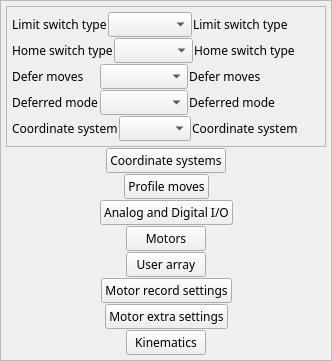
    <widget class="QFrame" name="frame_3">
     <property name="sizePolicy">
      <sizepolicy hsizetype="Expanding" vsizetype="Expanding">
       <horstretch>0</horstretch>
       <verstretch>0</verstretch>
      </sizepolicy>
     </property>
     <property name="maximumSize">
      <size>
       <width>16777215</width>
       <height>16777215</height>
      </size>
     </property>
     <property name="frameShape">
      <enum>QFrame::StyledPanel</enum>
     </property>
     <layout class="QVBoxLayout" name="verticalLayout_3">
      <property name="spacing">
       <number>1</number>
      </property>
      <property name="margin">
       <number>5</number>
      </property>
      <item>
       <widget class="QFrame" name="frame_2">
        <property name="sizePolicy">
         <sizepolicy hsizetype="Preferred" vsizetype="Preferred">
          <horstretch>0</horstretch>
          <verstretch>0</verstretch>
         </sizepolicy>
        </property>
        <property name="minimumSize">
         <size>
          <width>0</width>
          <height>0</height>
         </size>
        </property>
        <property name="maximumSize">
         <size>
          <width>16777215</width>
          <height>16777215</height>
         </size>
        </property>
        <property name="frameShape">
         <enum>QFrame::StyledPanel</enum>
        </property>
        <layout class="QVBoxLayout" name="verticalLayout">
         <property name="spacing">
          <number>1</number>
         </property>
         <property name="margin">
          <number>5</number>
         </property>
         <item>
          <layout class="QHBoxLayout" name="horizontalLayout_2" stretch="2,2,3">
           <property name="spacing">
            <number>1</number>
           </property>
           <item>
            <widget class="QLabel" name="label_10">
             <property name="sizePolicy">
              <sizepolicy hsizetype="Preferred" vsizetype="Minimum">
               <horstretch>0</horstretch>
               <verstretch>0</verstretch>
              </sizepolicy>
             </property>
             <property name="minimumSize">
              <size>
               <width>0</width>
               <height>1</height>
              </size>
             </property>
             <property name="sizeIncrement">
              <size>
               <width>1</width>
               <height>1</height>
              </size>
             </property>
             <property name="font">
              <font>
               <family>Abyssinica SIL</family>
               <pointsize>9</pointsize>
              </font>
             </property>
             <property name="text">
              <string>Limit switch type</string>
             </property>
            </widget>
           </item>
           <item>
            <widget class="QEComboBox" name="qecombobox">
             <property name="sizePolicy">
              <sizepolicy hsizetype="Preferred" vsizetype="Minimum">
               <horstretch>0</horstretch>
               <verstretch>0</verstretch>
              </sizepolicy>
             </property>
             <property name="minimumSize">
              <size>
               <width>0</width>
               <height>1</height>
              </size>
             </property>
             <property name="font">
              <font>
               <family>Abyssinica SIL</family>
               <pointsize>9</pointsize>
              </font>
             </property>
             <property name="variable" stdset="0">
              <string>$(DMC)LIMITTYPE_CMD</string>
             </property>
            </widget>
           </item>
           <item>
            <layout class="QVBoxLayout" name="verticalLayout_6" stretch="1">
             <property name="spacing">
              <number>1</number>
             </property>
             <item>
              <widget class="QELabel" name="qelabel_6">
               <property name="sizePolicy">
                <sizepolicy hsizetype="Minimum" vsizetype="Minimum">
                 <horstretch>0</horstretch>
                 <verstretch>0</verstretch>
                </sizepolicy>
               </property>
               <property name="minimumSize">
                <size>
                 <width>0</width>
                 <height>1</height>
                </size>
               </property>
               <property name="font">
                <font>
                 <family>Abyssinica SIL</family>
                 <pointsize>9</pointsize>
                </font>
               </property>
               <property name="variable" stdset="0">
                <string>$(DMC)LIMITTYPE_STATUS</string>
               </property>
               <property name="text">
                <string>Limit switch type         </string>
               </property>
              </widget>
             </item>
            </layout>
           </item>
          </layout>
         </item>
         <item>
          <layout class="QHBoxLayout" name="horizontalLayout" stretch="2,2,3">
           <property name="spacing">
            <number>1</number>
           </property>
           <item>
            <widget class="QLabel" name="label_11">
             <property name="sizePolicy">
              <sizepolicy hsizetype="Preferred" vsizetype="Minimum">
               <horstretch>0</horstretch>
               <verstretch>0</verstretch>
              </sizepolicy>
             </property>
             <property name="minimumSize">
              <size>
               <width>0</width>
               <height>1</height>
              </size>
             </property>
             <property name="sizeIncrement">
              <size>
               <width>1</width>
               <height>1</height>
              </size>
             </property>
             <property name="font">
              <font>
               <family>Abyssinica SIL</family>
               <pointsize>9</pointsize>
              </font>
             </property>
             <property name="text">
              <string>Home switch type</string>
             </property>
            </widget>
           </item>
           <item>
            <widget class="QEComboBox" name="qecombobox_2">
             <property name="sizePolicy">
              <sizepolicy hsizetype="Preferred" vsizetype="Minimum">
               <horstretch>0</horstretch>
               <verstretch>0</verstretch>
              </sizepolicy>
             </property>
             <property name="minimumSize">
              <size>
               <width>0</width>
               <height>1</height>
              </size>
             </property>
             <property name="font">
              <font>
               <family>Abyssinica SIL</family>
               <pointsize>9</pointsize>
              </font>
             </property>
             <property name="variable" stdset="0">
              <string>$(DMC)HOMETYPE_CMD</string>
             </property>
            </widget>
           </item>
           <item>
            <layout class="QVBoxLayout" name="verticalLayout_7" stretch="1">
             <property name="spacing">
              <number>1</number>
             </property>
             <item>
              <widget class="QELabel" name="qelabel_7">
               <property name="sizePolicy">
                <sizepolicy hsizetype="Minimum" vsizetype="Minimum">
                 <horstretch>0</horstretch>
                 <verstretch>0</verstretch>
                </sizepolicy>
               </property>
               <property name="minimumSize">
                <size>
                 <width>0</width>
                 <height>1</height>
                </size>
               </property>
               <property name="font">
                <font>
                 <family>Abyssinica SIL</family>
                 <pointsize>9</pointsize>
                </font>
               </property>
               <property name="variable" stdset="0">
                <string>$(DMC)HOMETYPE_STATUS</string>
               </property>
               <property name="text">
                <string>Home switch type        </string>
               </property>
              </widget>
             </item>
            </layout>
           </item>
          </layout>
         </item>
         <item>
          <layout class="QHBoxLayout" name="horizontalLayout_3" stretch="2,2,3">
           <property name="spacing">
            <number>1</number>
           </property>
           <item>
            <widget class="QLabel" name="label_12">
             <property name="sizePolicy">
              <sizepolicy hsizetype="Preferred" vsizetype="Preferred">
               <horstretch>0</horstretch>
               <verstretch>0</verstretch>
              </sizepolicy>
             </property>
             <property name="sizeIncrement">
              <size>
               <width>1</width>
               <height>1</height>
              </size>
             </property>
             <property name="font">
              <font>
               <family>Abyssinica SIL</family>
               <pointsize>9</pointsize>
              </font>
             </property>
             <property name="text">
              <string>Defer moves</string>
             </property>
            </widget>
           </item>
           <item>
            <widget class="QEComboBox" name="qecombobox_3">
             <property name="sizePolicy">
              <sizepolicy hsizetype="Preferred" vsizetype="Preferred">
               <horstretch>0</horstretch>
               <verstretch>0</verstretch>
              </sizepolicy>
             </property>
             <property name="minimumSize">
              <size>
               <width>0</width>
               <height>1</height>
              </size>
             </property>
             <property name="font">
              <font>
               <family>Abyssinica SIL</family>
               <pointsize>9</pointsize>
              </font>
             </property>
             <property name="variable" stdset="0">
              <string>$(DMC)DEFER_CMD</string>
             </property>
            </widget>
           </item>
           <item>
            <layout class="QVBoxLayout" name="verticalLayout_8" stretch="1">
             <property name="spacing">
              <number>1</number>
             </property>
             <item>
              <widget class="QELabel" name="qelabel_8">
               <property name="sizePolicy">
                <sizepolicy hsizetype="Minimum" vsizetype="Preferred">
                 <horstretch>0</horstretch>
                 <verstretch>0</verstretch>
                </sizepolicy>
               </property>
               <property name="font">
                <font>
                 <family>Abyssinica SIL</family>
                 <pointsize>9</pointsize>
                </font>
               </property>
               <property name="variable" stdset="0">
                <string>$(DMC)DEFER_STATUS</string>
               </property>
               <property name="text">
                <string>Defer moves                  </string>
               </property>
              </widget>
             </item>
            </layout>
           </item>
          </layout>
         </item>
         <item>
          <layout class="QHBoxLayout" name="horizontalLayout_18" stretch="2,2,3">
           <property name="spacing">
            <number>1</number>
           </property>
           <item>
            <widget class="QLabel" name="label_14">
             <property name="sizePolicy">
              <sizepolicy hsizetype="Preferred" vsizetype="Preferred">
               <horstretch>0</horstretch>
               <verstretch>0</verstretch>
              </sizepolicy>
             </property>
             <property name="sizeIncrement">
              <size>
               <width>1</width>
               <height>1</height>
              </size>
             </property>
             <property name="font">
              <font>
               <family>Abyssinica SIL</family>
               <pointsize>9</pointsize>
              </font>
             </property>
             <property name="text">
              <string>Deferred mode</string>
             </property>
            </widget>
           </item>
           <item>
            <widget class="QEComboBox" name="qecombobox_5">
             <property name="sizePolicy">
              <sizepolicy hsizetype="Preferred" vsizetype="Preferred">
               <horstretch>0</horstretch>
               <verstretch>0</verstretch>
              </sizepolicy>
             </property>
             <property name="minimumSize">
              <size>
               <width>0</width>
               <height>1</height>
              </size>
             </property>
             <property name="font">
              <font>
               <family>Abyssinica SIL</family>
               <pointsize>9</pointsize>
              </font>
             </property>
             <property name="variable" stdset="0">
              <string>$(DMC)DEFER_MODE_CMD</string>
             </property>
            </widget>
           </item>
           <item>
            <layout class="QVBoxLayout" name="verticalLayout_11" stretch="1">
             <property name="spacing">
              <number>1</number>
             </property>
             <item>
              <widget class="QELabel" name="qelabel_13">
               <property name="sizePolicy">
                <sizepolicy hsizetype="Minimum" vsizetype="Preferred">
                 <horstretch>0</horstretch>
                 <verstretch>0</verstretch>
                </sizepolicy>
               </property>
               <property name="font">
                <font>
                 <family>Abyssinica SIL</family>
                 <pointsize>9</pointsize>
                </font>
               </property>
               <property name="variable" stdset="0">
                <string>$(DMC)DEFER_MODE_STATUS</string>
               </property>
               <property name="text">
                <string>Deferred mode</string>
               </property>
              </widget>
             </item>
            </layout>
           </item>
          </layout>
         </item>
         <item>
          <layout class="QHBoxLayout" name="horizontalLayout_4" stretch="2,2,3">
           <property name="spacing">
            <number>1</number>
           </property>
           <item>
            <widget class="QLabel" name="label_13">
             <property name="sizePolicy">
              <sizepolicy hsizetype="Preferred" vsizetype="Preferred">
               <horstretch>0</horstretch>
               <verstretch>0</verstretch>
              </sizepolicy>
             </property>
             <property name="sizeIncrement">
              <size>
               <width>1</width>
               <height>1</height>
              </size>
             </property>
             <property name="font">
              <font>
               <family>Abyssinica SIL</family>
               <pointsize>9</pointsize>
              </font>
             </property>
             <property name="text">
              <string>Coordinate system</string>
             </property>
            </widget>
           </item>
           <item>
            <widget class="QEComboBox" name="qecombobox_4">
             <property name="sizePolicy">
              <sizepolicy hsizetype="Preferred" vsizetype="Preferred">
               <horstretch>0</horstretch>
               <verstretch>0</verstretch>
              </sizepolicy>
             </property>
             <property name="minimumSize">
              <size>
               <width>0</width>
               <height>1</height>
              </size>
             </property>
             <property name="font">
              <font>
               <family>Abyssinica SIL</family>
               <pointsize>9</pointsize>
              </font>
             </property>
             <property name="variable" stdset="0">
              <string>$(DMC)COORDSYS_CMD</string>
             </property>
            </widget>
           </item>
           <item>
            <layout class="QVBoxLayout" name="verticalLayout_10" stretch="1">
             <property name="spacing">
              <number>1</number>
             </property>
             <item>
              <widget class="QELabel" name="qelabel_12">
               <property name="sizePolicy">
                <sizepolicy hsizetype="Minimum" vsizetype="Preferred">
                 <horstretch>0</horstretch>
                 <verstretch>0</verstretch>
                </sizepolicy>
               </property>
               <property name="font">
                <font>
                 <family>Abyssinica SIL</family>
                 <pointsize>9</pointsize>
                </font>
               </property>
               <property name="variable" stdset="0">
                <string>$(DMC)COORDSYS_STATUS</string>
               </property>
               <property name="text">
                <string>Coordinate system       </string>
               </property>
              </widget>
             </item>
            </layout>
           </item>
          </layout>
         </item>
        </layout>
       </widget>
      </item>
      <item>
       <layout class="QHBoxLayout" name="horizontalLayout_11">
        <item>
         <spacer name="horizontalSpacer_3">
          <property name="orientation">
           <enum>Qt::Horizontal</enum>
          </property>
          <property name="sizeHint" stdset="0">
           <size>
            <width>40</width>
            <height>20</height>
           </size>
          </property>
         </spacer>
        </item>
        <item>
         <widget class="QEPushButton" name="qepushbutton_3">
          <property name="sizePolicy">
           <sizepolicy hsizetype="Minimum" vsizetype="Expanding">
            <horstretch>0</horstretch>
            <verstretch>0</verstretch>
           </sizepolicy>
          </property>
          <property name="minimumSize">
           <size>
            <width>0</width>
            <height>1</height>
           </size>
          </property>
          <property name="font">
           <font>
            <family>Abyssinica SIL</family>
            <pointsize>9</pointsize>
           </font>
          </property>
          <property name="text">
           <string>Coordinate systems</string>
          </property>
          <property name="variableAsToolTip">
           <bool>false</bool>
          </property>
          <property name="guiFile" stdset="0">
           <string>galil_coordinate_systems.ui</string>
          </property>
          <property name="creationOption" stdset="0">
           <enum>QEPushButton::NewWindow</enum>
          </property>
          <property name="prioritySubstitutions">
           <string/>
          </property>
         </widget>
        </item>
        <item>
         <spacer name="horizontalSpacer_4">
          <property name="orientation">
           <enum>Qt::Horizontal</enum>
          </property>
          <property name="sizeHint" stdset="0">
           <size>
            <width>40</width>
            <height>20</height>
           </size>
          </property>
         </spacer>
        </item>
       </layout>
      </item>
      <item>
       <layout class="QHBoxLayout" name="horizontalLayout_12">
        <item>
         <spacer name="horizontalSpacer_5">
          <property name="orientation">
           <enum>Qt::Horizontal</enum>
          </property>
          <property name="sizeHint" stdset="0">
           <size>
            <width>40</width>
            <height>20</height>
           </size>
          </property>
         </spacer>
        </item>
        <item>
         <widget class="QEPushButton" name="qepushbutton_7">
          <property name="sizePolicy">
           <sizepolicy hsizetype="Minimum" vsizetype="Expanding">
            <horstretch>0</horstretch>
            <verstretch>0</verstretch>
           </sizepolicy>
          </property>
          <property name="minimumSize">
           <size>
            <width>0</width>
            <height>1</height>
           </size>
          </property>
          <property name="font">
           <font>
            <family>Abyssinica SIL</family>
            <pointsize>9</pointsize>
           </font>
          </property>
          <property name="text">
           <string>Profile moves</string>
          </property>
          <property name="variableAsToolTip">
           <bool>false</bool>
          </property>
          <property name="guiFile" stdset="0">
           <string>galil_profileMove.ui</string>
          </property>
          <property name="creationOption" stdset="0">
           <enum>QEPushButton::NewWindow</enum>
          </property>
          <property name="prioritySubstitutions">
           <string/>
          </property>
         </widget>
        </item>
        <item>
         <spacer name="horizontalSpacer_6">
          <property name="orientation">
           <enum>Qt::Horizontal</enum>
          </property>
          <property name="sizeHint" stdset="0">
           <size>
            <width>40</width>
            <height>20</height>
           </size>
          </property>
         </spacer>
        </item>
       </layout>
      </item>
      <item>
       <layout class="QHBoxLayout" name="horizontalLayout_13">
        <item>
         <spacer name="horizontalSpacer_7">
          <property name="orientation">
           <enum>Qt::Horizontal</enum>
          </property>
          <property name="sizeHint" stdset="0">
           <size>
            <width>40</width>
            <height>20</height>
           </size>
          </property>
         </spacer>
        </item>
        <item>
         <widget class="QEPushButton" name="qepushbutton_6">
          <property name="sizePolicy">
           <sizepolicy hsizetype="Minimum" vsizetype="Expanding">
            <horstretch>0</horstretch>
            <verstretch>0</verstretch>
           </sizepolicy>
          </property>
          <property name="minimumSize">
           <size>
            <width>0</width>
            <height>1</height>
           </size>
          </property>
          <property name="font">
           <font>
            <family>Abyssinica SIL</family>
            <pointsize>9</pointsize>
           </font>
          </property>
          <property name="text">
           <string>Analog and Digital I/O</string>
          </property>
          <property name="variableAsToolTip">
           <bool>false</bool>
          </property>
          <property name="guiFile" stdset="0">
           <string>galil_ctrl_io.ui</string>
          </property>
          <property name="creationOption" stdset="0">
           <enum>QEPushButton::NewWindow</enum>
          </property>
          <property name="prioritySubstitutions">
           <string>P=$(DMC)</string>
          </property>
         </widget>
        </item>
        <item>
         <spacer name="horizontalSpacer_8">
          <property name="orientation">
           <enum>Qt::Horizontal</enum>
          </property>
          <property name="sizeHint" stdset="0">
           <size>
            <width>40</width>
            <height>20</height>
           </size>
          </property>
         </spacer>
        </item>
       </layout>
      </item>
      <item>
       <layout class="QHBoxLayout" name="horizontalLayout_17">
        <item>
         <spacer name="horizontalSpacer_15">
          <property name="orientation">
           <enum>Qt::Horizontal</enum>
          </property>
          <property name="sizeHint" stdset="0">
           <size>
            <width>40</width>
            <height>20</height>
           </size>
          </property>
         </spacer>
        </item>
        <item>
         <widget class="QEPushButton" name="qepushbutton_9">
          <property name="sizePolicy">
           <sizepolicy hsizetype="Minimum" vsizetype="Expanding">
            <horstretch>0</horstretch>
            <verstretch>0</verstretch>
           </sizepolicy>
          </property>
          <property name="minimumSize">
           <size>
            <width>0</width>
            <height>1</height>
           </size>
          </property>
          <property name="font">
           <font>
            <family>Abyssinica SIL</family>
            <pointsize>9</pointsize>
           </font>
          </property>
          <property name="text">
           <string>Motors</string>
          </property>
          <property name="variable" stdset="0">
           <string/>
          </property>
          <property name="variableAsToolTip">
           <bool>false</bool>
          </property>
          <property name="userLevelVisibility" stdset="0">
           <enum>QEPushButton::User</enum>
          </property>
          <property name="userLevelEnabled" stdset="0">
           <enum>QEPushButton::User</enum>
          </property>
          <property name="guiFile" stdset="0">
           <string>galil_motors.ui</string>
          </property>
          <property name="creationOption" stdset="0">
           <enum>QEPushButton::NewWindow</enum>
          </property>
          <property name="prioritySubstitutions">
           <string/>
          </property>
         </widget>
        </item>
        <item>
         <spacer name="horizontalSpacer_16">
          <property name="orientation">
           <enum>Qt::Horizontal</enum>
          </property>
          <property name="sizeHint" stdset="0">
           <size>
            <width>40</width>
            <height>20</height>
           </size>
          </property>
         </spacer>
        </item>
       </layout>
      </item>
      <item>
       <layout class="QHBoxLayout" name="horizontalLayout_19">
        <item>
         <spacer name="horizontalSpacer_17">
          <property name="orientation">
           <enum>Qt::Horizontal</enum>
          </property>
          <property name="sizeHint" stdset="0">
           <size>
            <width>40</width>
            <height>20</height>
           </size>
          </property>
         </spacer>
        </item>
        <item>
         <widget class="QEPushButton" name="qepushbutton_10">
          <property name="sizePolicy">
           <sizepolicy hsizetype="Minimum" vsizetype="Expanding">
            <horstretch>0</horstretch>
            <verstretch>0</verstretch>
           </sizepolicy>
          </property>
          <property name="minimumSize">
           <size>
            <width>0</width>
            <height>1</height>
           </size>
          </property>
          <property name="font">
           <font>
            <family>Abyssinica SIL</family>
            <pointsize>9</pointsize>
           </font>
          </property>
          <property name="text">
           <string>User array</string>
          </property>
          <property name="variableAsToolTip">
           <bool>false</bool>
          </property>
          <property name="userLevelEnabled" stdset="0">
           <enum>QEPushButton::User</enum>
          </property>
          <property name="guiFile" stdset="0">
           <string>galil_userArrayPlot.ui</string>
          </property>
          <property name="creationOption" stdset="0">
           <enum>QEPushButton::NewWindow</enum>
          </property>
          <property name="prioritySubstitutions">
           <string>P=$(DMC)</string>
          </property>
         </widget>
        </item>
        <item>
         <spacer name="horizontalSpacer_18">
          <property name="orientation">
           <enum>Qt::Horizontal</enum>
          </property>
          <property name="sizeHint" stdset="0">
           <size>
            <width>40</width>
            <height>20</height>
           </size>
          </property>
         </spacer>
        </item>
       </layout>
      </item>
      <item>
       <layout class="QHBoxLayout" name="horizontalLayout_14">
        <item>
         <spacer name="horizontalSpacer_9">
          <property name="orientation">
           <enum>Qt::Horizontal</enum>
          </property>
          <property name="sizeHint" stdset="0">
           <size>
            <width>40</width>
            <height>20</height>
           </size>
          </property>
         </spacer>
        </item>
        <item>
         <widget class="QEPushButton" name="qepushbutton_8">
          <property name="sizePolicy">
           <sizepolicy hsizetype="Minimum" vsizetype="Expanding">
            <horstretch>0</horstretch>
            <verstretch>0</verstretch>
           </sizepolicy>
          </property>
          <property name="minimumSize">
           <size>
            <width>0</width>
            <height>1</height>
           </size>
          </property>
          <property name="font">
           <font>
            <family>Abyssinica SIL</family>
            <pointsize>9</pointsize>
           </font>
          </property>
          <property name="text">
           <string>Motor record settings</string>
          </property>
          <property name="variable" stdset="0">
           <string/>
          </property>
          <property name="variableAsToolTip">
           <bool>false</bool>
          </property>
          <property name="userLevelVisibility" stdset="0">
           <enum>QEPushButton::User</enum>
          </property>
          <property name="userLevelEnabled" stdset="0">
           <enum>QEPushButton::Scientist</enum>
          </property>
          <property name="guiFile" stdset="0">
           <string>galil_motors_settings.ui</string>
          </property>
          <property name="creationOption" stdset="0">
           <enum>QEPushButton::NewWindow</enum>
          </property>
          <property name="prioritySubstitutions">
           <string/>
          </property>
         </widget>
        </item>
        <item>
         <spacer name="horizontalSpacer_10">
          <property name="orientation">
           <enum>Qt::Horizontal</enum>
          </property>
          <property name="sizeHint" stdset="0">
           <size>
            <width>40</width>
            <height>20</height>
           </size>
          </property>
         </spacer>
        </item>
       </layout>
      </item>
      <item>
       <layout class="QHBoxLayout" name="horizontalLayout_15">
        <item>
         <spacer name="horizontalSpacer_11">
          <property name="orientation">
           <enum>Qt::Horizontal</enum>
          </property>
          <property name="sizeHint" stdset="0">
           <size>
            <width>40</width>
            <height>20</height>
           </size>
          </property>
         </spacer>
        </item>
        <item>
         <widget class="QEPushButton" name="qepushbutton_4">
          <property name="sizePolicy">
           <sizepolicy hsizetype="Minimum" vsizetype="Expanding">
            <horstretch>0</horstretch>
            <verstretch>0</verstretch>
           </sizepolicy>
          </property>
          <property name="minimumSize">
           <size>
            <width>0</width>
            <height>1</height>
           </size>
          </property>
          <property name="font">
           <font>
            <family>Abyssinica SIL</family>
            <pointsize>9</pointsize>
           </font>
          </property>
          <property name="text">
           <string>Motor extra settings</string>
          </property>
          <property name="variable" stdset="0">
           <string/>
          </property>
          <property name="variableAsToolTip">
           <bool>false</bool>
          </property>
          <property name="userLevelVisibility" stdset="0">
           <enum>QEPushButton::User</enum>
          </property>
          <property name="userLevelEnabled" stdset="0">
           <enum>QEPushButton::Scientist</enum>
          </property>
          <property name="guiFile" stdset="0">
           <string>galil_motors_extras.ui</string>
          </property>
          <property name="creationOption" stdset="0">
           <enum>QEPushButton::NewWindow</enum>
          </property>
          <property name="prioritySubstitutions">
           <string/>
          </property>
         </widget>
        </item>
        <item>
         <spacer name="horizontalSpacer_12">
          <property name="orientation">
           <enum>Qt::Horizontal</enum>
          </property>
          <property name="sizeHint" stdset="0">
           <size>
            <width>40</width>
            <height>20</height>
           </size>
          </property>
         </spacer>
        </item>
       </layout>
      </item>
      <item>
       <layout class="QHBoxLayout" name="horizontalLayout_16">
        <item>
         <spacer name="horizontalSpacer_13">
          <property name="orientation">
           <enum>Qt::Horizontal</enum>
          </property>
          <property name="sizeHint" stdset="0">
           <size>
            <width>40</width>
            <height>20</height>
           </size>
          </property>
         </spacer>
        </item>
        <item>
         <widget class="QEPushButton" name="qepushbutton_5">
          <property name="sizePolicy">
           <sizepolicy hsizetype="Minimum" vsizetype="Expanding">
            <horstretch>0</horstretch>
            <verstretch>0</verstretch>
           </sizepolicy>
          </property>
          <property name="minimumSize">
           <size>
            <width>0</width>
            <height>1</height>
           </size>
          </property>
          <property name="font">
           <font>
            <family>Abyssinica SIL</family>
            <pointsize>9</pointsize>
           </font>
          </property>
          <property name="text">
           <string>Kinematics</string>
          </property>
          <property name="variableAsToolTip">
           <bool>false</bool>
          </property>
          <property name="userLevelEnabled" stdset="0">
           <enum>QEPushButton::Scientist</enum>
          </property>
          <property name="guiFile" stdset="0">
           <string>galil_kinematics.ui</string>
          </property>
          <property name="creationOption" stdset="0">
           <enum>QEPushButton::NewWindow</enum>
          </property>
          <property name="prioritySubstitutions">
           <string/>
          </property>
         </widget>
        </item>
        <item>
         <spacer name="horizontalSpacer_14">
          <property name="orientation">
           <enum>Qt::Horizontal</enum>
          </property>
          <property name="sizeHint" stdset="0">
           <size>
            <width>40</width>
            <height>20</height>
           </size>
          </property>
         </spacer>
        </item>
       </layout>
      </item>
     </layout>
    </widget>
